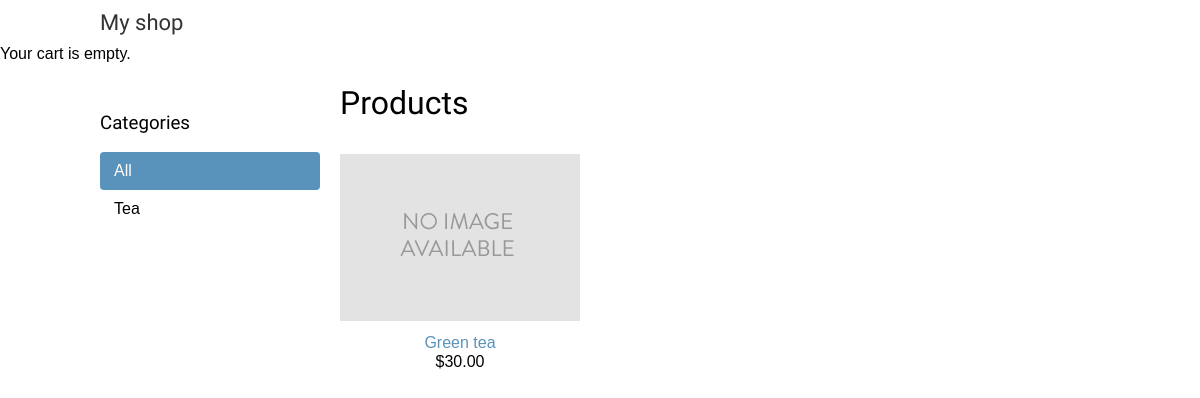
The app's page /, older data.
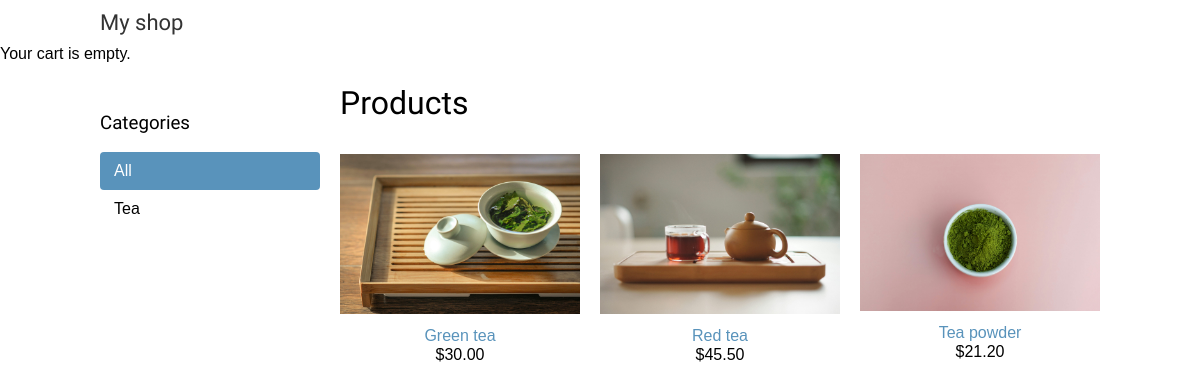
The same page, newer data.
### shop/models.py (models this page shows, shortened)
class Category(models.Model):
    name = models.CharField(max_length=200)
    slug = models.SlugField(max_length=200, unique=True)
    class Meta:
        ordering = ['name']
        indexes = [models.Index(fields=['name']),
                   ]
        verbose_name = 'category'
        verbose_name_plural = 'categories'
    def get_absolute_url(self):
        return reverse(
            'shop:product_list_by_category', args=[self.slug]
        )

class Product(models.Model):
    category = models.ForeignKey(
        Category,
        related_name='products',
        on_delete=models.CASCADE
    )
    name = models.CharField(max_length=200)
    slug = models.SlugField(max_length=200)
    image = models.ImageField(
        upload_to='products/%Y/%m/%d',
        blank=True
    )
    description = models.TextField(blank=True)
    price = models.DecimalField(max_digits=10, decimal_places=2)
    available = models.BooleanField(default=True)
    created = models.DateTimeField(auto_now_add=True)
    updated = models.DateTimeField(auto_now=True)
    class Meta:
        ordering = ['name']
        indexes = [
            models.Index(fields=['id', 'slug']),
            models.Index(fields=['name']),
            models.Index(fields=['-created']),
        ]
    def get_absolute_url(self):
        return reverse('shop:product_detail', args=[self.id, self.slug])

### shop/views.py (the view)
# urls.py: path('', views.product_list, name='product_list'),  # product_list view without any parameters
def product_list(request, category_slug=None):
    category = None
    categories = Category.objects.all()
    products = Product.objects.filter(available=True)
    if category_slug:
        category = get_object_or_404(Category, slug=category_slug)
        products = products.filter(category=category)
    return render(
        request,
        'shop/product/list.html',
        {
        'category': category,
        'categories': categories,
        'products': products
    }
    )

### cart/cart.py (called while the page is built)
    def __len__(self):
        return sum(item['quantity'] for item in self.cart.values())

### cart/context_processors.py (called while the page is built)
def cart(request):
    return {'cart': Cart(request)}

### shop/templates/shop/product/list.html (shortened to what this page needs)
{% extends "shop/base.html" %}
{% load static %}
{% block content %}
<div id="sidebar">
    <h3>Categories</h3>
    <ul>
        <li {% if not category %}class="selected"{% endif %}>
            <a href="{% url 'shop:product_list' %}">All</a>
        </li>
        {% for c in categories %}
            <li
                <a href="{{ c.get_absolute_url }}">{{ c.name }}</a>
            </li>
        {% endfor %}
    </ul>
</div>
<div id="main" class="product-list">
    <h1>{% if category %}{{ category.name }}{% else %}Products{% endif %}</h1>
    {% for product in products %}
        <div class="item">
            <a href="{{ product.get_absolute_url }}">
                <img src="{% if product.image %}{{ product.image.url }}{% else %}{% static 'img/no_image.png' %}{% endif %}">
            </a>
            <a href="{{ product.get_absolute_url }}">{{ product.name }}</a>
            <br>
            ${{ product.price }}
        </div>
        {% endfor %}
</div>
{% endblock %}

### shop/templates/shop/base.html (shortened to what this page needs)
{% load static %}
<!DOCTYPE html>
<html>
    <head>
        <link rel="stylesheet" href="{% static 'css/base.css' %}">
    </head>
    <body>
        <div id="header">
            <a href="/" class="logo">My shop</a>
        </div>
        <div class="subheader">
            <div class="cart">
                {% with total_items=cart|length %}
                    {% if total_items > 0 %}
                        Your cart:
                        <a href="{% url 'cart:cart_detail' %}">
                            {{ total_items }} item{{ total_items|pluralize }},
                            ${{ cart.get_total_price }}
                        </a>
                    {% else %}
                        Your cart is empty.
                    {% endif %}
                {% endwith %}
            </div>
        </div>
        <div id="content">
            {% block content %}
            {% endblock %}
        </div>
    </body>
</html>

### shop/static/css/base.css (style rules this page uses)
body { margin:0; padding:0; font-family:helvetica, sans-serif; }
h1, h2, h3, h4, h5 , h6 { font-family: 'Ubuntu', sans-serif; font-weight:normal; }
a { text-decoration:none; color:#5993bb; }
#header { padding:10px 100px; font-size:18px; overflow:auto; }
#header .logo { font-family: 'Ubuntu', sans-serif; float:left; color:#333; font-size:22px; margin-right:10%; }
#content { padding:0 100px; overflow:hidden; }
#sidebar { width:220px; padding:30px 20px 0 0; float:left; }
#sidebar ul { margin:0; padding:0; }
#sidebar ul li { margin:0; list-style:none; padding:10px 14px; }
#sidebar ul li a { display:block; }
#sidebar ul li.selected { background:#5993bb; border-radius:4px; }
#sidebar ul li.selected a { color:#fff; }
#main { float:left; width: 96%; margin-right:-220px; overflow:hidden; }
.product-list .item { width:25%; padding:10px 20px 10px 0; float:left; text-align:center; line-height:1.2; }
.product-list .item img { width:100%; margin-bottom:8px; }

Row changes from the older to the newer data that the page shows:
changed Product "Green tea": image: picture added in place of a placeholder
added Product: image (picture), name "Red tea", price "45.50"
added Product: image (picture), name "Tea powder", price "21.20"
